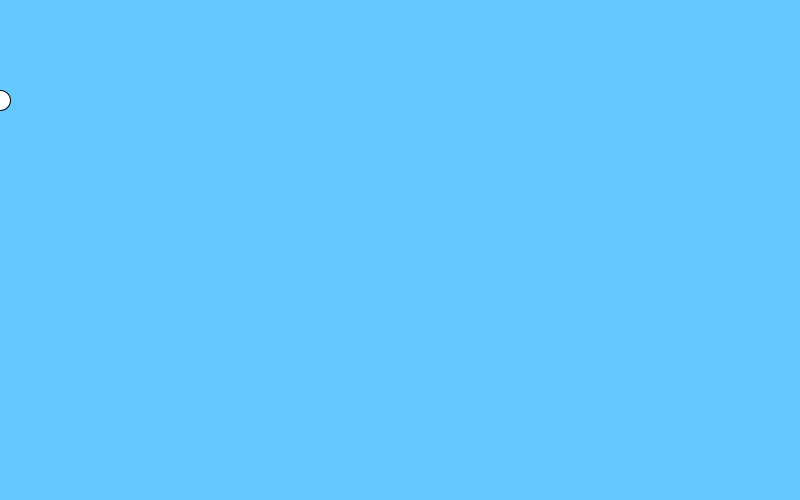
Frame 1 (no input)
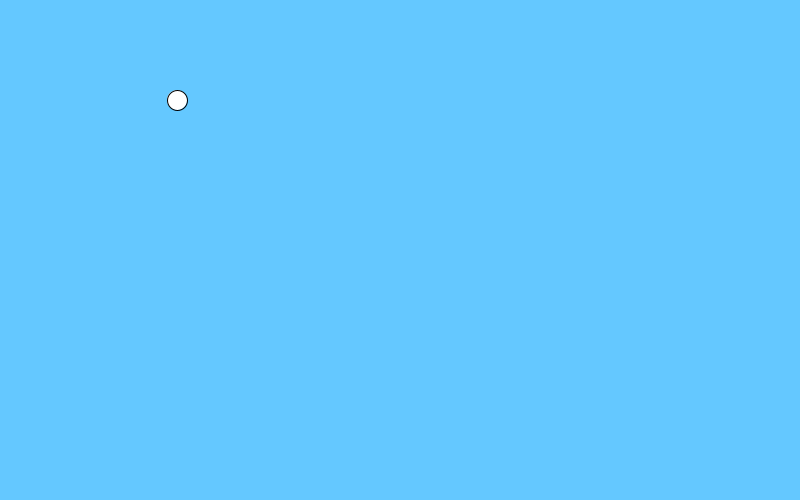
Frame 60 (the mouse pressed at the canvas centre just before this capture)
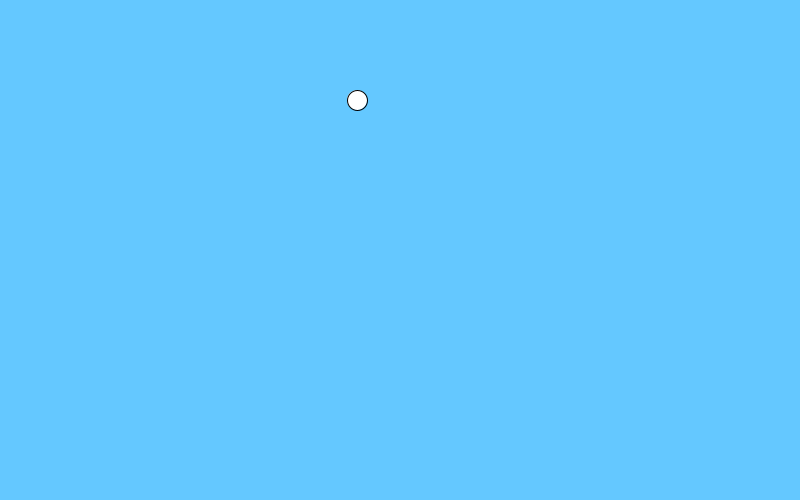
Frame 120 (the mouse held since frame 60 and released just before this capture)

The Processing sketch that drew these frames (run headless with seeded random() and noise(); from frame 60 on, the mouse is pressed at the canvas centre):

// Processing sketch: sketch_2224
// ── sketch_2224.pde
//size(500, 500);

//rect(225, 220, 50, 140);
//ellipse(250, 150, 150, 150);
//ellipse(210, 150, 50, 100);
//ellipse(290, 150, 50, 100);
//line(225, 360, 205, 380);
//line(275, 360, 295, 380);

//line(0, height, width, 0);
//line(0, 0, width, height);

void setup(){
  size(800, 500);
}

int x = 0;
int y = 100;
int xSpeed = +3;

void draw(){
    background(100, 200, 300);
  ellipse(x, y, 20, 20);
  x = x + xSpeed;
  if(x > width){
    xSpeed = -xSpeed;
 }
  if(x < 0){
    xSpeed = -xSpeed;
 }    
}
